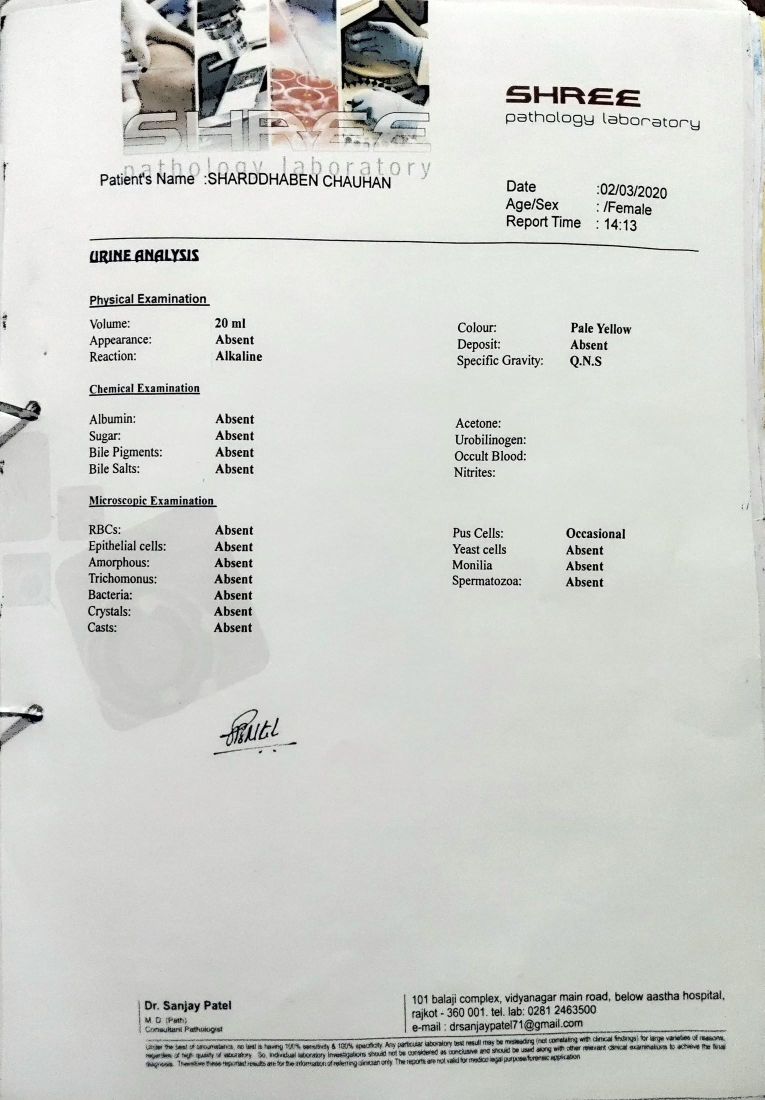
#> input picture ai-service/tests/fixtures/golden_docs/Media (1).jpg, 1529 x 2200 px (shown at 1/2 size)
$ python -i visual_asset_filter.py   (imports and definitions only)   (older library calls are emulated)
#> lines starting #> are read from the running program, lines starting #| are printed output that depends on the picture; after the words box and inside, x2 and y2 are one past the last pixel; in counts of white or black regions, pixels touching at a corner belong together
from __future__ import annotations

from dataclasses import dataclass
import io
import logging
from typing import Any

import cv2
import numpy as np
from PIL import Image

logger = logging.getLogger(__name__)


@dataclass
class FilterStageVerdict:
    passed: bool
    stage_rejected: str | None = None
    reason: str = ""
    asset_type: str | None = None
    confidence: float = 0.0


# [31 lines left out: functions compute_dhash, hamming_distance, not called in this run]


class VisualAssetFilter:
    """5-stage visual asset filter to prevent false visual asset extraction:
    Stage 1: Page Area Cap (reject > 70% of page area)
    Stage 2: Margin Band Exclusion (reject header top 12% / footer bottom 8%)
    Stage 3: Minimum Area Threshold (reject < 1.5% of page area or < 60x60)
    Stage 4: Perceptual Hash Repetition Filter (drop recurring >= 60% of pages)
    Stage 5: Positive Rule & Feature Heuristic Classifier (ECG, radiology, charts vs document text)
    """

    def __init__(
        self,
        max_page_area_ratio: float = 0.70,
        min_page_area_ratio: float = 0.015,
        top_margin_ratio: float = 0.12,
        bottom_margin_ratio: float = 0.08,
        repetition_threshold: float = 0.60,
    ) -> None:
        self.max_page_area_ratio = max_page_area_ratio
        self.min_page_area_ratio = min_page_area_ratio
        self.top_margin_ratio = top_margin_ratio
        self.bottom_margin_ratio = bottom_margin_ratio
        self.repetition_threshold = repetition_threshold

    # [45 lines left out: functions check_page_area_cap, check_margin_band_exclusion, check_minimum_area_threshold, not called in this run]

    def classify_clinical_features(
        self, image: Image.Image | np.ndarray
    ) -> tuple[bool, str | None, float, str]:
        """Stage 5: Rule & feature heuristic classifier for clinical visuals.
        Distinguishes ECG strips, radiology scans, and clinical trend charts from document text scans.
        """
        if isinstance(image, Image.Image):
            arr = np.array(image)
        elif isinstance(image, np.ndarray):
            arr = image
        else:
            return False, None, 0.0, "INVALID_IMAGE_TYPE"

        h, w = arr.shape[:2]
#> h = 2200; w = 1529
        if h < 20 or w < 20:
            return False, None, 0.0, "IMAGE_TOO_SMALL"

        if arr.ndim == 3:
            gray = cv2.cvtColor(arr, cv2.COLOR_RGB2GRAY if arr.shape[2] == 3 else cv2.COLOR_RGBA2GRAY)
        else:
            gray = arr

        aspect = w / max(h, 1)
#> aspect = 0.695
        mean_intensity = float(np.mean(gray))
#> mean_intensity = 208
        std_intensity = float(np.std(gray))
#> std_intensity = 39.62

        # Binarize via Otsu threshold
        _, thresh = cv2.threshold(gray, 0, 255, cv2.THRESH_BINARY_INV + cv2.THRESH_OTSU)
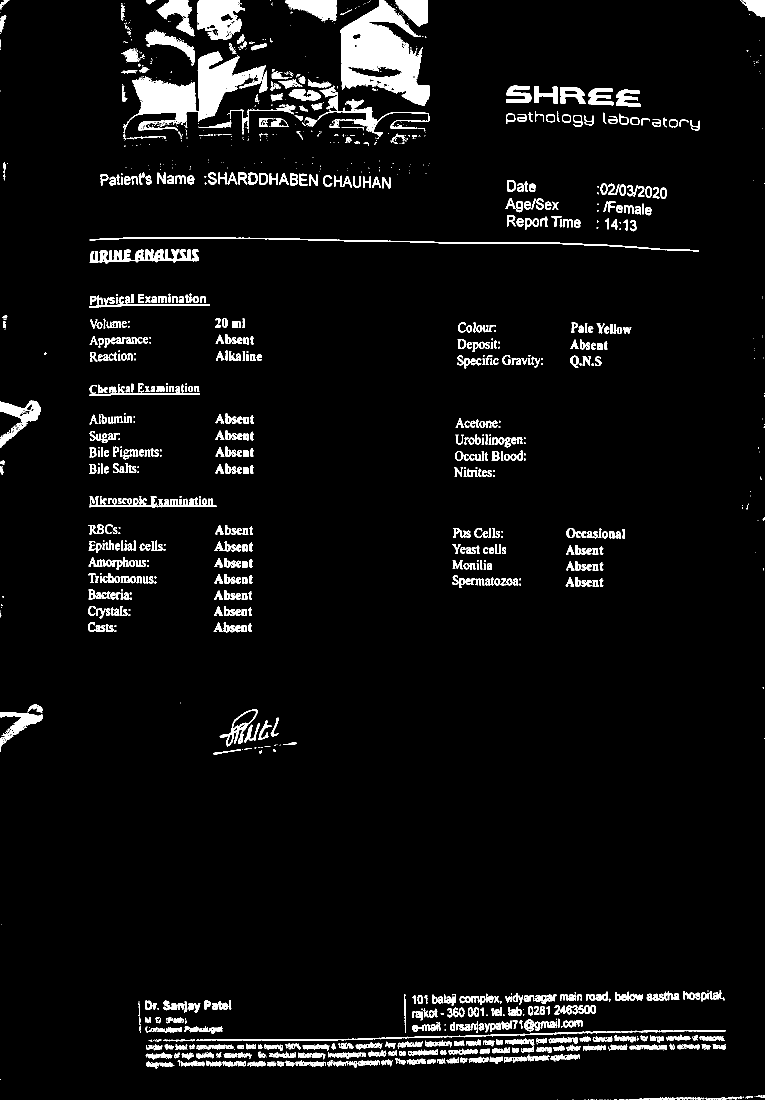
#> thresh: shape (2200, 1529) (shown at 1/2 size); 5.2% white; 1365 white regions (597 under 20 px)
        ink_pixel_ratio = float(np.count_nonzero(thresh)) / thresh.size
#> ink_pixel_ratio = 0.0519
        white_bg_fraction = 1.0 - ink_pixel_ratio
#> white_bg_fraction = 0.948

        # ── Check 1: Document Text Rejection ──────────────────────────────────
        # Document text pages have bright white background (> 80%), low ink ratio (< 25%),
        # and predominantly character-sized contours distributed horizontally.
        if white_bg_fraction >= 0.78 and mean_intensity >= 200:
            contours, _ = cv2.findContours(thresh, cv2.RETR_EXTERNAL, cv2.CHAIN_APPROX_SIMPLE)
#> contours = 1357 contours, 619 with area under 20; largest, box (x1, y1, x2, y2) and area: (681, 0, 859, 212) 21055, (247, 103, 532, 267) 15968, (394, 0, 490, 80) 5485, (179, 498, 398, 528) 3010, (0, 801, 82, 895) 2594
            if len(contours) >= 15:
                # Many small disconnected glyph contours -> document text scan
                char_like_count = 0
                for c in contours:
                    cw, ch = cv2.boundingRect(c)[2:]
                    if 4 <= ch <= 120 and 4 <= cw <= 300:
                        char_like_count += 1
#> this loop made 1357 passes
#> (cw, ch) on passes 14, 15, 19, 20, 22, 23, 25, 26, 28, 29, 35, 38: (11, 2), (6, 2), (29, 5), (17, 5), (151, 6), (3, 3), (14, 5), (30, 8), (12, 4), (4, 5), (4, 7), (18, 10)
#> (c, cw, ch) on passes 1 to 6: ([[1221, 2199]], 1, 1), ([[1215, 2199], [1216, 2199]], 2, 1), ([[1209, 2199], [1210, 2199]], 2, 1), ([[1203, 2199], [1204, 2199]], 2, 1), ([[1199, 2199], [1200, 2199]], 2, 1), ([[1192, 2199], [1193, 2199]], 2, 1)
#> after the loop, char_like_count = 814
                if char_like_count / len(contours) > 0.60:
                    return False, None, 0.0, f"DOCUMENT_TEXT_EXCLUDED (char_contours={char_like_count}/{len(contours)})"

        # ── Check 2: ECG / Waveform Strip ─────────────────────────────────────
        # Wide aspect ratio (>= 3.0) with significant high-frequency signal content
        if aspect >= 2.8 and std_intensity >= 15.0 and h >= 50:
            # Check horizontal gradient energy vs vertical
            sobelx = cv2.Sobel(gray, cv2.CV_64F, 1, 0, ksize=3)
            sobely = cv2.Sobel(gray, cv2.CV_64F, 0, 1, ksize=3)
            grad_energy = float(np.mean(np.abs(sobelx)) + np.mean(np.abs(sobely)))
            if grad_energy >= 8.0:
                conf = min(0.98, 0.75 + (aspect / 10.0))
                return True, "ecg_waveform_strip", round(conf, 2), "ECG_WAVEFORM_HEURISTIC_MATCH"

        # ── Check 3: Radiology / Ultrasound / CT / MRI Scan ───────────────────
        # Continuous-tone grayscale images have wide intensity distribution (high std),
        # darker or variable background (mean < 210), and low Otsu background whiteness (< 75%).
        if std_intensity >= 32.0 and white_bg_fraction <= 0.75 and 15.0 <= mean_intensity <= 210.0:
            # Check for lack of dense text line patterns
            conf = min(0.95, 0.65 + (std_intensity / 100.0))
            return True, "radiology_scan", round(conf, 2), "RADIOLOGY_SCAN_HEURISTIC_MATCH"

        # ── Check 4: Clinical Trend Chart / Growth Graph ──────────────────────
        # Charts contain axes / grid line structures (detectable via morphological kernels)
        if 0.5 <= aspect <= 2.5 and std_intensity >= 20.0:
            horiz_kernel = cv2.getStructuringElement(cv2.MORPH_RECT, (max(w // 20, 15), 1))
            vert_kernel = cv2.getStructuringElement(cv2.MORPH_RECT, (1, max(h // 20, 15)))
#> vert_kernel = 110 values from 1 to 1
            h_lines = cv2.morphologyEx(thresh, cv2.MORPH_OPEN, horiz_kernel)
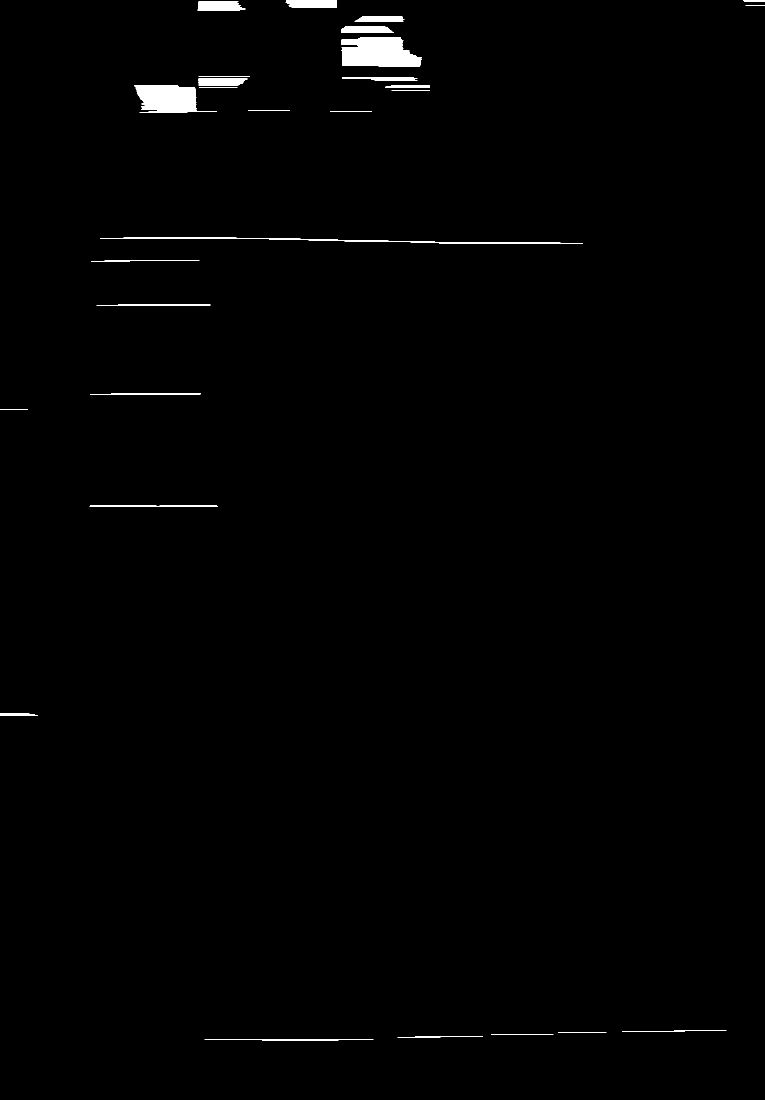
#> h_lines: shape (2200, 1529) (shown at 1/2 size); 0.82% white; 34 white regions, largest, box (x1, y1, x2, y2) and area: (683, 74, 843, 134) 7739, (271, 175, 393, 219) 4881, (200, 475, 1166, 488) 2330
            v_lines = cv2.morphologyEx(thresh, cv2.MORPH_OPEN, vert_kernel)
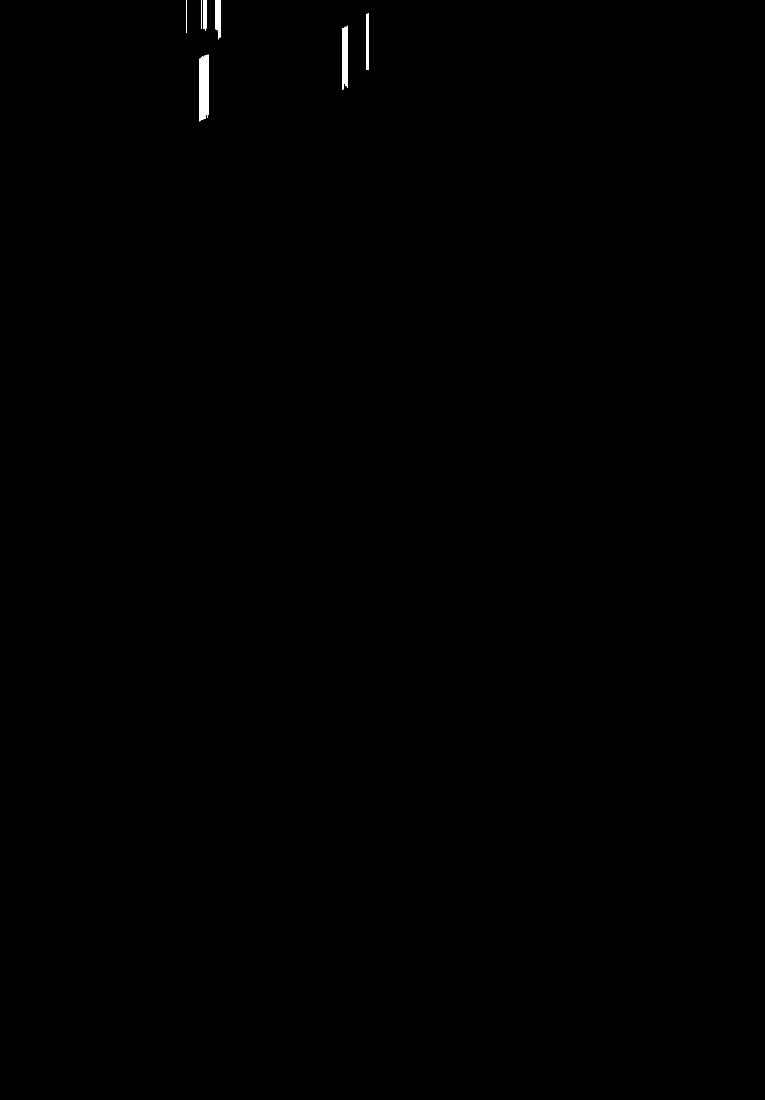
#> v_lines: shape (2200, 1529) (shown at 1/2 size); 0.16% white; 9 white regions, largest, box (x1, y1, x2, y2) and area: (398, 109, 417, 243) 2366, (684, 53, 693, 180) 1070, (732, 26, 738, 140) 669
            line_density = (np.count_nonzero(h_lines) + np.count_nonzero(v_lines)) / thresh.size
#> line_density = 0.00979
            if line_density >= 0.005:
                return True, "clinical_chart", 0.88, "CLINICAL_CHART_HEURISTIC_MATCH"

        return False, None, 0.0, "NON_CLINICAL_IMAGE_EXCLUDED"

    # [109 lines left out: functions evaluate_candidate_crop, filter_repetitive_crops, not called in this run]

>>> import cv2
>>> picture = cv2.cvtColor(cv2.imread('../../../tests/fixtures/golden_docs/Media (1).jpg'), cv2.COLOR_BGR2RGB)
>>> result = VisualAssetFilter().classify_clinical_features(picture)
#> result = (True, 'clinical_chart', 0.88, 'CLINICAL_CHART_HEURISTIC_MATCH')
